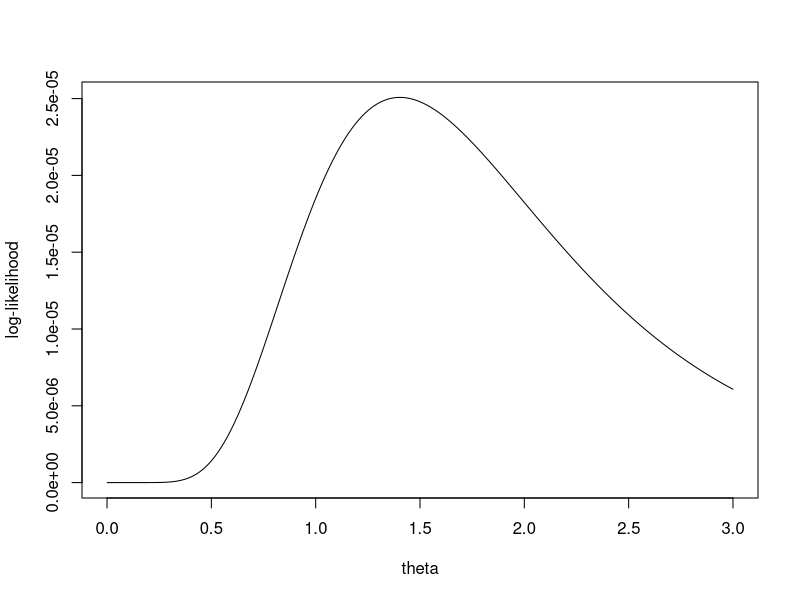

Reproduce this figure in R.
x <- seq(0, 3, 0.001)

h <- function(x) {
	return(2^10/(x^10) * (1 + 0.85/x)^-3 * (1 + 1.08/x)^-3
 * (1 + 0.35/x)^-3
 * (1 + 3.28/x)^-3
 * (1 + 1.24/x)^-3
 * (1 + 2.58/x)^-3
 * (1 + 0.02/x)^-3
 * (1 + 0.13/x)^-3
 * (1 + 0.22/x)^-3
 * (1 + 0.52/x)^-3)
}

y = h(x)
plot(x, y, type='l', xlab='theta', ylab='log-likelihood')
